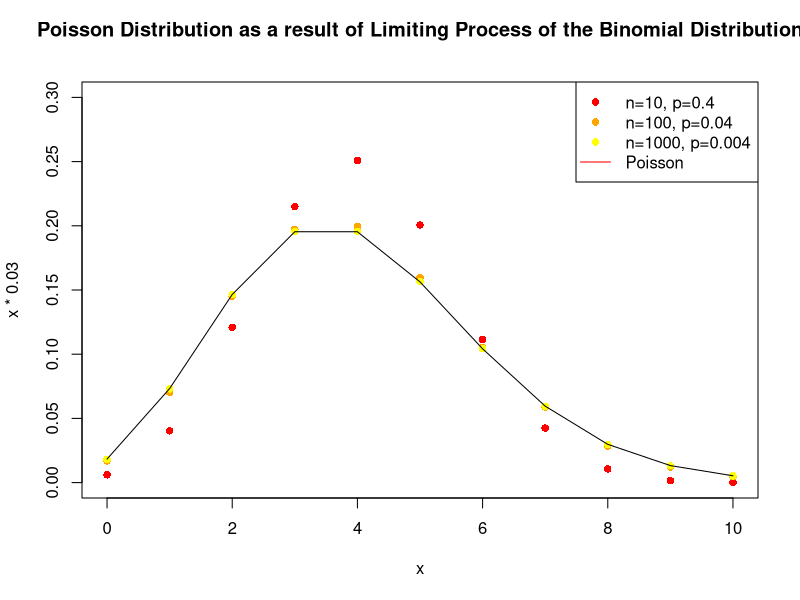
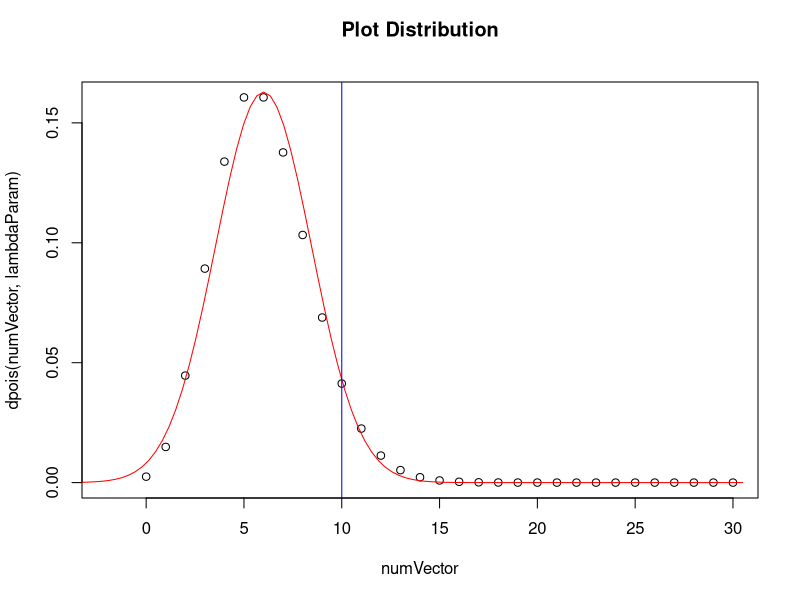
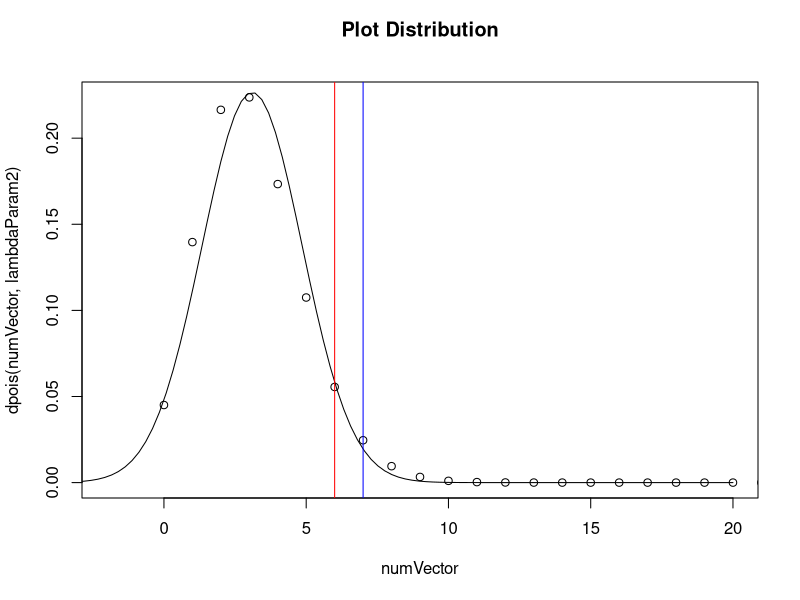
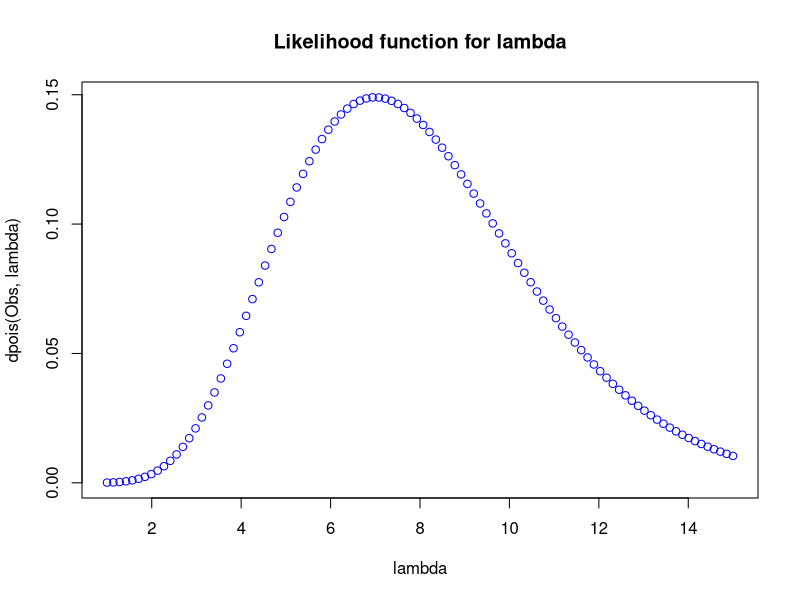
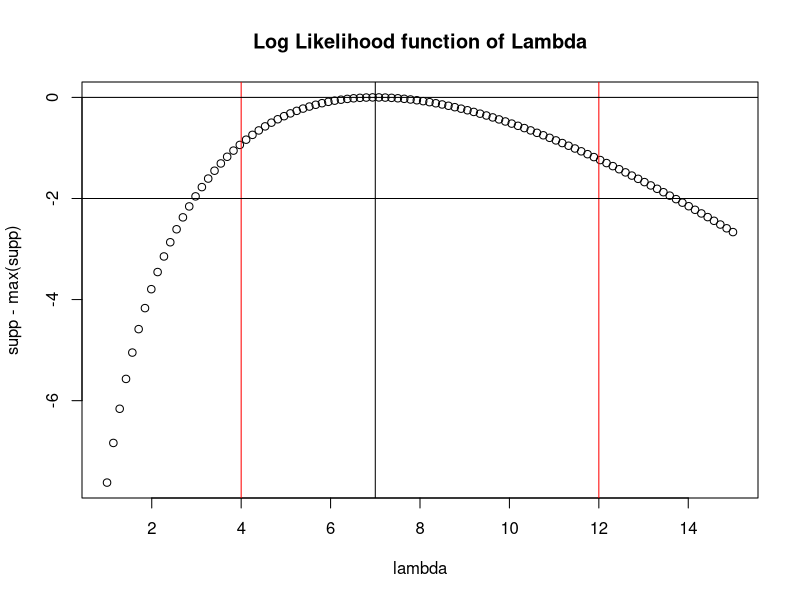
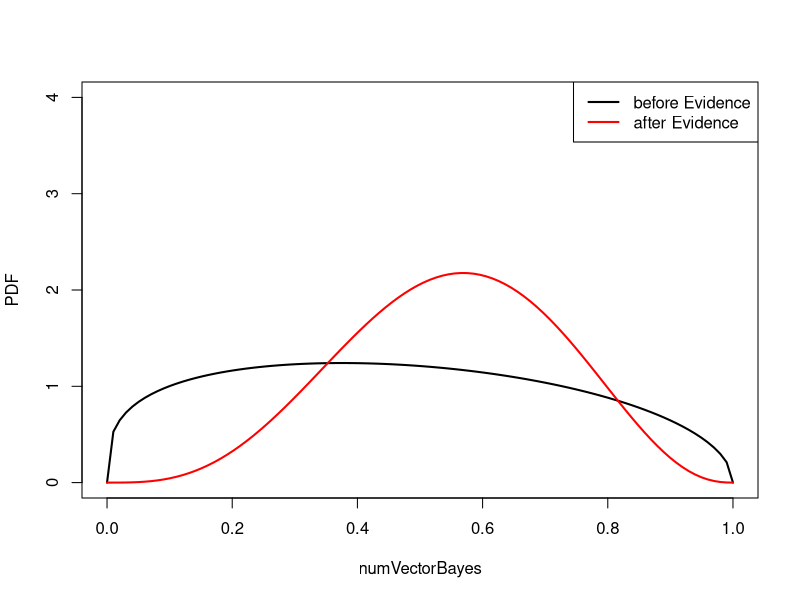

These figures' R source, in order:
## ---- chunk 1

n <- 10^(1:3)
x <- 0:10

plot(x,x*0.03, main = "Poisson Distribution as a result of Limiting Process of the Binomial Distribution\n",type='n')
cols <- c("red","orange", "yellow", "green", "blue", "purple")
for(i in seq_along(n)){ 
  points(x,dbinom(x,n[i],4/n[i]),pch=16,col=cols[i]) 
  } 

points(x,dpois(x,4),type='l') 
legend("topright", 
       legend=c("n=10, p=0.4","n=100, p=0.04", "n=1000, p=0.004","Poisson"), 
       pch=c(16,16,16,NA),
       col=c(cols[seq_along(n)],"red"),lty=c(NA,NA,NA,1))


## ---- chunk 2
#clear plot

numVector <- 0:30
lambdaParam <- 6

plot(numVector, dpois( numVector, lambdaParam ), main = "Plot Distribution\n", xlim=c(-2,30))
normden <- function(x){dnorm(x, mean=lambdaParam, sd=sqrt(lambdaParam))}
curve(normden, from=-4, to=30.5, add=TRUE, col="red")

abline(v=qpois(0.95,6), col = "blue")


## ---- chunk 3



cat(paste("In-formal definiton of P value is the Probability that given the Null is true (Ho: ?? = 3.1) of seeing Obs or an Obs more extreme i.e. whether            Obs X = 7 is sufficient evidence that ?? > 3 (H1).\n", 
           "The Precise Definition of P value: P( X ??? 7| ?? = 3) ", sep =" \n"))


## ---- chunk 4

print("Given a Significance of 5% and Lambda = 3.1")

lambdaParam2 <- 3.1
critcalObs <- qpois(0.95, lambdaParam2)
pVal <- ppois(critcalObs,lambdaParam2)


print("The number of Observations needed for significance is: ")
print(critcalObs)

plot(numVector, dpois( numVector, lambdaParam2 ), main = "Plot Distribution\n", xlim=c(-2,20))
normden <- function(x){dnorm(x, mean=lambdaParam2, sd=sqrt(lambdaParam2))}
curve(normden, from=-4, to=20, add=TRUE, col="black")

abline(v=critcalObs, col = "red")
abline(v=7, col = "blue")

## ---- chunk 5

## ---- chunk 6

Obs <- 7
lambda <- seq(from=1,to=15,len=100) 
plot(lambda,dpois(Obs,lambda),main='Likelihood function for lambda', col = 'blue')

supp <- dpois(Obs, lambda, log = TRUE)
plot(lambda, supp-max(supp), main='Log Likelihood function of Lambda')
abline(v=Obs)
abline(v=4, col = "red")
abline(v=12, col = "red")


abline(h=0)
abline(h=-2)

 
print("Credible interval of lambda is between 4 and 12")
## ---- chunk 7






## ---- chunk 8

numVectorBayes <- seq(from = 0 , 1, len = 100)
plot(numVectorBayes, numVectorBayes*0 , ylim=c(0,4),ylab="PDF", type="n")
points(numVectorBayes,dbeta(numVectorBayes,1.3,1.5),lwd=2,type="l",col="black")
points(numVectorBayes,dbeta(numVectorBayes,(1.3+3),(1.5+2)),lwd=2,type="l",col="red")
legend("topright", lwd = 2,col=c("black","red"), legend=c("before Evidence", "after Evidence"))


## ---- chunk 9

pbeta((3/5),(1.3+3),(1.5+2))

